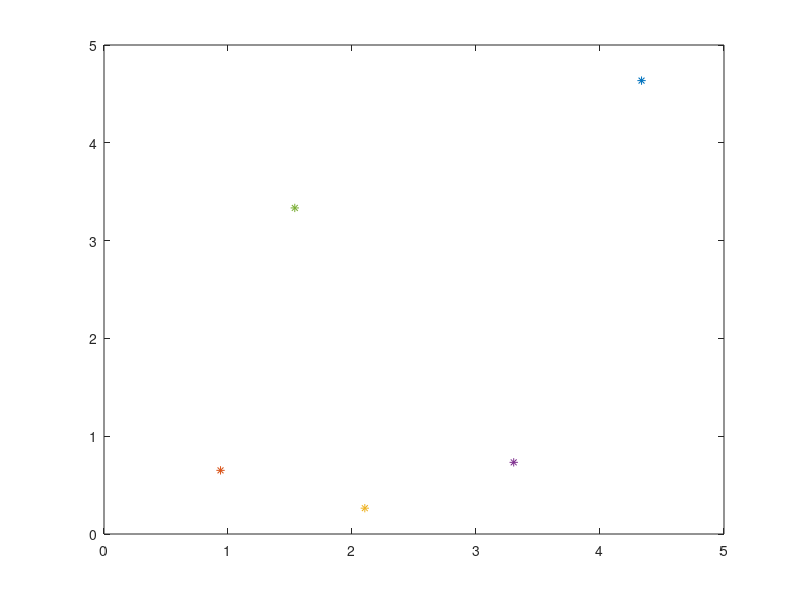

Recreate this plot in MATLAB. (Note: this script raises an error after producing the figure.)
clc; clear all; close all;

% Object positions initialization

prompt =  'Enter the number of agents';
n = input(prompt);
t=1;
prompt2 = 'Enter the maximum x axis value for your configuration space';
x = input(prompt2);

prompt3 = 'Enter the maximum y axis value for your configuration space';
y = input(prompt3);
%set the range of velocities as per the axis decided

velx = x/100;
vely = y/100;
% randomly generate the positions for the n agents
agentX = (x).*rand(n,1);           % returns a vector of length n containing x coordiante of each agent
agentY = (y).*rand(n,1);           %returns a vector of length n containing y coordiante of each agent
radius = (0.5-0.3).*rand(n,1) + 0.3;         % returns a vector of length n containing radius of each agent, (0.2 is the max radius & 0.001 the minimum i.e radius ranges from 0.001 to 0.2)

%ploting the positions of agents ( if required while debugging)
figure(1)
for i =1:n
    plot(agentX(i),agentY(i),'*');
    hold on;
end    

% for each of the agent, we need a set of velocities which is possible for
% it, next from that set we need the ones which avoid collision
velocityX=[];
velocityY=[];
for i=1:n
    vx = (velx).*rand(500,1);  %20 random velocities, change this value for more optimised solutions of lp
    vy = (vely).*rand(500,1); 
    velocityX=[velocityX;vx];
    velocityY=[velocityY;vy];
end

for i=1:n
    agents(i,1) = agentX(i);
    agents(i,2)= agentY(i);
end



% now for all agents... calculate kd tree members.. perform orca with all..
% calculate the feasible region


flag=[];
for i=1:n
    for j=1:n
        if i~=j
            flag(i,j)=0;
        else
            flag(i,j)=1;
        end
    end
end
CA=[];
for i=1:n
    VOij=[];
    MdlKDT = KDTreeSearcher(agents);
    IdxKDT = rangesearch(MdlKDT,agents,(x+y)*0.05);    % x*0.05 is the radius in which it looks for the neighbours... change it suitably
    for j=1:length(IdxKDT{i})
        if flag(i,IdxKDT{i}(j))==0
            if IdxKDT{i}(j)~=i
                k=VelocityObstacle([velocityX(i)-velocityX(IdxKDT{i}(j));velocityY(i)-velocityY(IdxKDT{i}(j))],agents(IdxKDT{i}(j),:),agents(j,:),radius(i),radius(IdxKDT{i}(j),:),t)
                if k==0
                    VOij=[VOij;[velocityX(i)-velocityX(IdxKDT{i}(j)),velocityY(i)-velocityY(IdxKDT{i}(j))]];
                end
                %setORCA = ( VOab,vAopt,vBopt)
                %now I have a set of collision avoiding velocities
                % for each i, calclate ORCA with agents(IdxKDT)               
%                 if k==0
%                     ORCAij = ORCA(VOij,[velx/9;vely/10],[velx/10;vely/9],velx,vely);
%                     CA{i}{IdxKDT{i}(j)} = ORCAij;
%                 end
                
%                 figure(2)
%                 hold off;
                %axis([0,vx,0,vy]);
%                 if flag(IdxKDT{i}(j),i)==1
%                     if ~isnull(CA{i}) && ~isnull(CA{IdxKDT{i}(j)}) 
%                         if length(CA{i}) ~= length(CA{IdxKDT{i}(j)})  %??????????????? missing condition over D
%                             
%                         end
%                     end
%                 end
%                 flag(i,IdxKDT{i}(j))=1;
            end
        end
    end
end